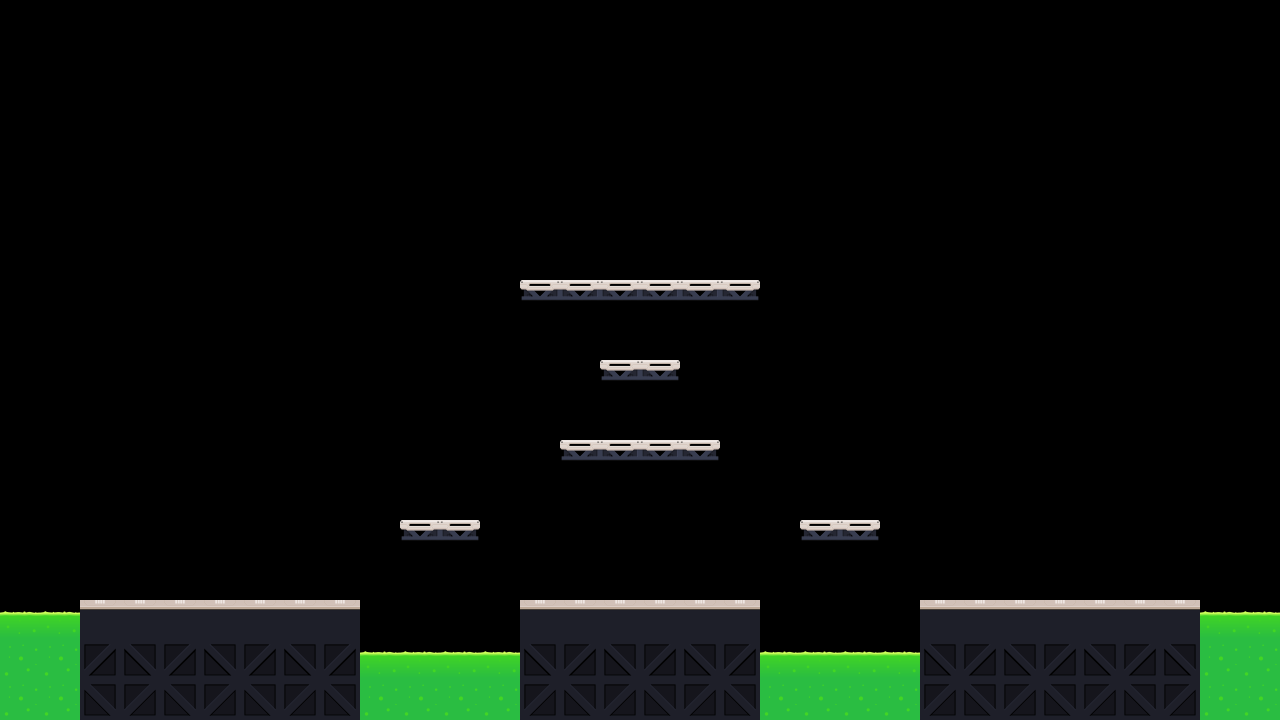

A 2D game scene composited from a Tiled map and its tileset images. What follows is a short description and the map's XML, with every tile layer's data as written:
An orthogonal 32x18 tile map with 40x40 px tiles, 1 tile layer (Tile Layer 1).

<map version="1.2" tiledversion="1.3.2" orientation="orthogonal" renderorder="left-down" compressionlevel="-1" width="32" height="18" tilewidth="40" tileheight="40" infinite="0" nextlayerid="2" nextobjectid="1">
 <tileset firstgid="1" source="scifitileset.tsx" />
 <layer id="1" name="Tile Layer 1" width="32" height="18">
  <data encoding="csv">
0,0,0,0,0,0,0,0,0,0,0,0,0,0,0,0,0,0,0,0,0,0,0,0,0,0,0,0,0,0,0,0,
0,0,0,0,0,0,0,0,0,0,0,0,0,0,0,0,0,0,0,0,0,0,0,0,0,0,0,0,0,0,0,0,
0,0,0,0,0,0,0,0,0,0,0,0,0,0,0,0,0,0,0,0,0,0,0,0,0,0,0,0,0,0,0,0,
0,0,0,0,0,0,0,0,0,0,0,0,0,0,0,0,0,0,0,0,0,0,0,0,0,0,0,0,0,0,0,0,
0,0,0,0,0,0,0,0,0,0,0,0,0,0,0,0,0,0,0,0,0,0,0,0,0,0,0,0,0,0,0,0,
0,0,0,0,0,0,0,0,0,0,0,0,0,0,0,0,0,0,0,0,0,0,0,0,0,0,0,0,0,0,0,0,
0,0,0,0,0,0,0,0,0,0,0,0,0,0,0,0,0,0,0,0,0,0,0,0,0,0,0,0,0,0,0,0,
0,0,0,0,0,0,0,0,0,0,0,0,0,25,26,26,26,26,27,0,0,0,0,0,0,0,0,0,0,0,0,0,
0,0,0,0,0,0,0,0,0,0,0,0,0,0,0,0,0,0,0,0,0,0,0,0,0,0,0,0,0,0,0,0,
0,0,0,0,0,0,0,0,0,0,0,0,0,0,0,25,27,0,0,0,0,0,0,0,0,0,0,0,0,0,0,0,
0,0,0,0,0,0,0,0,0,0,0,0,0,0,0,0,0,0,0,0,0,0,0,0,0,0,0,0,0,0,0,0,
0,0,0,0,0,0,0,0,0,0,0,0,0,0,25,26,26,27,0,0,0,0,0,0,0,0,0,0,0,0,0,0,
0,0,0,0,0,0,0,0,0,0,0,0,0,0,0,0,0,0,0,0,0,0,0,0,0,0,0,0,0,0,0,0,
0,0,0,0,0,0,0,0,0,0,25,27,0,0,0,0,0,0,0,0,25,27,0,0,0,0,0,0,0,0,0,0,
0,0,0,0,0,0,0,0,0,0,0,0,0,0,0,0,0,0,0,0,0,0,0,0,0,0,0,0,0,0,0,0,
4,4,10,10,10,10,10,10,10,0,0,0,0,10,10,10,10,10,10,0,0,0,0,10,10,10,10,10,10,10,4,4,
11,11,1,2,1,2,1,2,1,4,4,4,4,2,1,2,1,2,1,4,4,4,4,2,1,2,1,2,1,2,11,11,
11,11,8,9,8,9,8,9,8,11,11,11,11,9,8,9,8,9,8,11,11,11,11,9,8,9,8,9,8,9,11,11
</data>
 </layer>
</map>